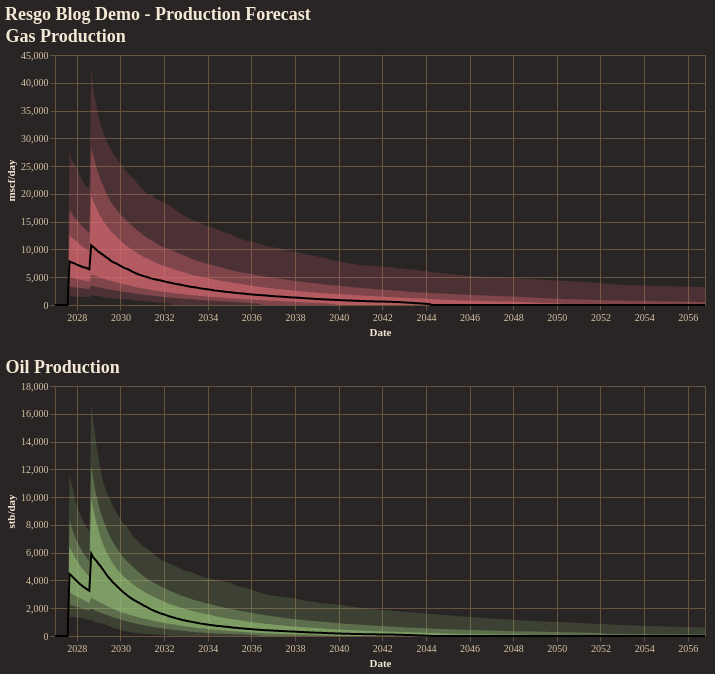

Notebook code for this chart:
### Code cell
fig = reporter.plotter.combined_production_plot(
    figsize=(650, 250),
    backend=PLOTTING_BACKEND
)
fig.show()

### Figure 1 — Vega-Lite specification as saved in the notebook (floating-point values rounded to 4 significant figures; data arrays with more than 128 entries replaced by an {"elided": "..."} marker saying what was removed)
{"config": {"background": "#292524", "view": {"fill": "#292524", "stroke": "#665340"}, "title": {"color": "#f4e9d7", "font": "Merriweather", "fontSize": 18, "fontWeight": 600, "subtitleColor": "#d5c2a6", "anchor": "start"}, "axis": {"domainColor": "#665340", "gridColor": "#665340", "tickColor": "#665340", "labelColor": "#d5c2a6", "titleColor": "#f4e9d7", "labelFont": "Merriweather", "titleFont": "Merriweather"}, "legend": {"titleColor": "#f4e9d7", "labelColor": "#d5c2a6", "labelFont": "Merriweather", "titleFont": "Merriweather", "orient": "top-right", "symbolType": "circle"}, "header": {"labelColor": "#d5c2a6", "titleColor": "#f4e9d7", "labelFont": "Merriweather", "titleFont": "Merriweather"}, "mark": {"color": "#c78d3b"}, "line": {"color": "#c78d3b"}, "bar": {"color": "#c78d3b"}, "point": {"color": "#ddb06d"}, "area": {"color": "#c78d3b", "opacity": 0.35}, "text": {"color": "#f4e9d7", "font": "Merriweather"}, "range": {"category": ["#5DA5DA", "#F28E2B", "#59C36A", "#E15759", "#B07AA1", "#4ECDC4", "#FF9DA7", "#EDC948"]}}, "vconcat": [{"layer": [{"mark": {"type": "area", "color": "rgba(224, 108, 117, 1.0)", "opacity": 0.18}, "encoding": {"tooltip": [{"field": "date", "title": "Date", "type": "temporal"}, {"field": "p01", "format": ",.2f", "title": "P01", "type": "quantitative"}, {"field": "p10", "format": ",.2f", "title": "P10", "type": "quantitative"}, {"field": "p25", "format": ",.2f", "title": "P25", "type": "quantitative"}, {"field": "p50", "format": ",.2f", "title": "P50", "type": "quantitative"}, {"field": "p75", "format": ",.2f", "title": "P75", "type": "quantitative"}, {"field": "p90", "format": ",.2f", "title": "P90", "type": "quantitative"}, {"field": "p99", "format": ",.2f", "title": "P99", "type": "quantitative"}], "x": {"field": "date", "title": "Date", "type": "temporal"}, "y": {"field": "p01", "title": "mscf/day", "type": "quantitative"}, "y2": {"field": "p99"}}}, {"mark": {"type": "area", "color": "rgba(224, 108, 117, 1.0)", "opacity": 0.35}, "encoding": {"tooltip": [{"field": "date", "title": "Date", "type": "temporal"}, {"field": "p01", "format": ",.2f", "title": "P01", "type": "quantitative"}, {"field": "p10", "format": ",.2f", "title": "P10", "type": "quantitative"}, {"field": "p25", "format": ",.2f", "title": "P25", "type": "quantitative"}, {"field": "p50", "format": ",.2f", "title": "P50", "type": "quantitative"}, {"field": "p75", "format": ",.2f", "title": "P75", "type": "quantitative"}, {"field": "p90", "format": ",.2f", "title": "P90", "type": "quantitative"}, {"field": "p99", "format": ",.2f", "title": "P99", "type": "quantitative"}], "x": {"field": "date", "title": "Date", "type": "temporal"}, "y": {"field": "p10", "title": "mscf/day", "type": "quantitative"}, "y2": {"field": "p90"}}}, {"mark": {"type": "area", "color": "rgba(224, 108, 117, 1.0)", "opacity": 0.55}, "encoding": {"tooltip": [{"field": "date", "title": "Date", "type": "temporal"}, {"field": "p01", "format": ",.2f", "title": "P01", "type": "quantitative"}, {"field": "p10", "format": ",.2f", "title": "P10", "type": "quantitative"}, {"field": "p25", "format": ",.2f", "title": "P25", "type": "quantitative"}, {"field": "p50", "format": ",.2f", "title": "P50", "type": "quantitative"}, {"field": "p75", "format": ",.2f", "title": "P75", "type": "quantitative"}, {"field": "p90", "format": ",.2f", "title": "P90", "type": "quantitative"}, {"field": "p99", "format": ",.2f", "title": "P99", "type": "quantitative"}], "x": {"field": "date", "title": "Date", "type": "temporal"}, "y": {"field": "p25", "title": "mscf/day", "type": "quantitative"}, "y2": {"field": "p75"}}}, {"mark": {"type": "line", "color": "black", "strokeWidth": 2}, "encoding": {"tooltip": [{"field": "date", "title": "Date", "type": "temporal"}, {"field": "p01", "format": ",.2f", "title": "P01", "type": "quantitative"}, {"field": "p10", "format": ",.2f", "title": "P10", "type": "quantitative"}, {"field": "p25", "format": ",.2f", "title": "P25", "type": "quantitative"}, {"field": "p50", "format": ",.2f", "title": "P50", "type": "quantitative"}, {"field": "p75", "format": ",.2f", "title": "P75", "type": "quantitative"}, {"field": "p90", "format": ",.2f", "title": "P90", "type": "quantitative"}, {"field": "p99", "format": ",.2f", "title": "P99", "type": "quantitative"}], "x": {"field": "date", "title": "Date", "type": "temporal"}, "y": {"field": "p50", "title": "mscf/day", "type": "quantitative"}}}], "data": {"name": "data-bd985055a600cbb3abee63f509e530cb"}, "height": 250, "title": "Gas Production", "width": 650}, {"layer": [{"mark": {"type": "area", "color": "rgba(152, 195, 121, 1.0)", "opacity": 0.18}, "encoding": {"tooltip": [{"field": "date", "title": "Date", "type": "temporal"}, {"field": "p01", "format": ",.2f", "title": "P01", "type": "quantitative"}, {"field": "p10", "format": ",.2f", "title": "P10", "type": "quantitative"}, {"field": "p25", "format": ",.2f", "title": "P25", "type": "quantitative"}, {"field": "p50", "format": ",.2f", "title": "P50", "type": "quantitative"}, {"field": "p75", "format": ",.2f", "title": "P75", "type": "quantitative"}, {"field": "p90", "format": ",.2f", "title": "P90", "type": "quantitative"}, {"field": "p99", "format": ",.2f", "title": "P99", "type": "quantitative"}], "x": {"field": "date", "title": "Date", "type": "temporal"}, "y": {"field": "p01", "title": "stb/day", "type": "quantitative"}, "y2": {"field": "p99"}}}, {"mark": {"type": "area", "color": "rgba(152, 195, 121, 1.0)", "opacity": 0.35}, "encoding": {"tooltip": [{"field": "date", "title": "Date", "type": "temporal"}, {"field": "p01", "format": ",.2f", "title": "P01", "type": "quantitative"}, {"field": "p10", "format": ",.2f", "title": "P10", "type": "quantitative"}, {"field": "p25", "format": ",.2f", "title": "P25", "type": "quantitative"}, {"field": "p50", "format": ",.2f", "title": "P50", "type": "quantitative"}, {"field": "p75", "format": ",.2f", "title": "P75", "type": "quantitative"}, {"field": "p90", "format": ",.2f", "title": "P90", "type": "quantitative"}, {"field": "p99", "format": ",.2f", "title": "P99", "type": "quantitative"}], "x": {"field": "date", "title": "Date", "type": "temporal"}, "y": {"field": "p10", "title": "stb/day", "type": "quantitative"}, "y2": {"field": "p90"}}}, {"mark": {"type": "area", "color": "rgba(152, 195, 121, 1.0)", "opacity": 0.55}, "encoding": {"tooltip": [{"field": "date", "title": "Date", "type": "temporal"}, {"field": "p01", "format": ",.2f", "title": "P01", "type": "quantitative"}, {"field": "p10", "format": ",.2f", "title": "P10", "type": "quantitative"}, {"field": "p25", "format": ",.2f", "title": "P25", "type": "quantitative"}, {"field": "p50", "format": ",.2f", "title": "P50", "type": "quantitative"}, {"field": "p75", "format": ",.2f", "title": "P75", "type": "quantitative"}, {"field": "p90", "format": ",.2f", "title": "P90", "type": "quantitative"}, {"field": "p99", "format": ",.2f", "title": "P99", "type": "quantitative"}], "x": {"field": "date", "title": "Date", "type": "temporal"}, "y": {"field": "p25", "title": "stb/day", "type": "quantitative"}, "y2": {"field": "p75"}}}, {"mark": {"type": "line", "color": "black", "strokeWidth": 2}, "encoding": {"tooltip": [{"field": "date", "title": "Date", "type": "temporal"}, {"field": "p01", "format": ",.2f", "title": "P01", "type": "quantitative"}, {"field": "p10", "format": ",.2f", "title": "P10", "type": "quantitative"}, {"field": "p25", "format": ",.2f", "title": "P25", "type": "quantitative"}, {"field": "p50", "format": ",.2f", "title": "P50", "type": "quantitative"}, {"field": "p75", "format": ",.2f", "title": "P75", "type": "quantitative"}, {"field": "p90", "format": ",.2f", "title": "P90", "type": "quantitative"}, {"field": "p99", "format": ",.2f", "title": "P99", "type": "quantitative"}], "x": {"field": "date", "title": "Date", "type": "temporal"}, "y": {"field": "p50", "title": "stb/day", "type": "quantitative"}}}], "data": {"name": "data-65a0d0c12a3fe98553317c90f3f32f53"}, "height": 250, "title": "Oil Production", "width": 650}], "title": "Resgo Blog Demo - Production Forecast", "$schema": "https://vega.github.io/schema/vega-lite/v5.20.1.json", "datasets": {"data-bd985055a600cbb3abee63f509e530cb": {"elided": "360 records"}, "data-65a0d0c12a3fe98553317c90f3f32f53": {"elided": "360 records"}}}
